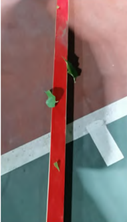
%> input picture 1.png, 127 x 222 px, shrunk from 190 x 331 before the run
$ octave test4_MAD.m   (GNU Octave 9; MATLAB toolbox functions it lacks are replaced by stand-ins)
%> lines starting %> are read from the running program, lines starting %| are printed output that depends on the picture; in (x1, y1, x2, y2) boxes, pixels count from 0 and x2, y2 are one past the last pixel; in counts of white or black regions, pixels touching at a corner belong together; the program's own positions count from 1; long printed decimals are rounded
% 读取图像并转换到HSV颜色空间
image_files = {'1.png', '2.png', '3.png', '4.png', '5.png'}; % 替换为你的图像文件名

% 初始化HSV初始阈值
initial_H_min1 = 0; initial_H_max1 = 0.04;
initial_H_min2 = 0.98; initial_H_max2 = 1;
initial_S_min = 0.65; initial_S_max = 0.95;

H_min1 = initial_H_min1; H_max1 = initial_H_max1;
H_min2 = initial_H_min2; H_max2 = initial_H_max2;
S_min = initial_S_min; S_max = initial_S_max;

% 标志变量，判断是否在上一张图像中检测到目标
target_detected = false;
% 统计连续未检测到目标的次数
no_target_count = 0;

for i = 1:length(image_files)
    % 读取图像并转换到HSV颜色空间
    img = imread(image_files{i});
%> img is the input picture: size 222x127x3 uint8; mean R, G, B 133.4, 113.4, 112
    hsv_img = rgb2hsv(img);
%> hsv_img: size 222x127x3 double; mean H, S, V 0.281, 0.341, 0.576

    % 利用当前阈值进行初步目标检测
    mask = ((hsv_img(:,:,1) >= H_min1 & hsv_img(:,:,1) <= H_max1) | ...
            (hsv_img(:,:,1) >= H_min2 & hsv_img(:,:,1) <= H_max2)) & ...
           (hsv_img(:,:,2) >= S_min & hsv_img(:,:,2) <= S_max);
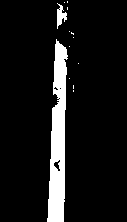
%> mask: size 222x127 logical; 9% white; 13 white regions (11 under 20 px), largest, box (x1, y1, x2, y2) and area: (47, 39, 68, 222) 2390, (57, 3, 67, 29) 135

    % [109 lines of commented-out code are left out]
    gray_img_HS = uint8(mask) * 255;
    figure;
    imshow(gray_img_HS);
    title(['图像 ', image_files{i}, ' 分割结果']);

    % 使用闭运算改善分割效果（可选）
    se = strel('disk', 5);
    gray_img_HS_dilated = imdilate(gray_img_HS, se);
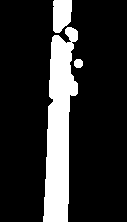
%> gray_img_HS_dilated: size 222x127 uint8; 17.5% white; 3 white regions, box (x1, y1, x2, y2) and area: (43, 27, 78, 222) 4333, (53, 0, 72, 33) 531, (74, 59, 83, 68) 69
    gray_img_HS_closed = imerode(gray_img_HS_dilated, se);
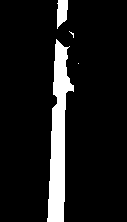
%> gray_img_HS_closed: size 222x127 uint8; 9.9% white; 4 white regions (2 under 20 px), largest, box (x1, y1, x2, y2) and area: (47, 39, 74, 222) 2548, (57, 0, 68, 29) 241
    figure;
    imshow(gray_img_HS_closed);
    title(['图像 ', image_files{i}, ' 闭运算处理后的分割结果']);


    % 参数设置
    n = 60;  % 沿x轴均匀选取的行数
    [rows, cols] = size(gray_img_HS_closed);  % 获取二值图像的尺寸
%> rows = 222; cols = 127
    x_indices = round(linspace(1, rows, n));  % 均匀选取的行索引
%> x_indices = 60 values from 1 to 222

    left_edge_points = [];  % 存储左边缘点集
    right_edge_points = []; % 存储右边缘点集

    % 步骤1：逐行提取边缘点
    for i = 1:length(x_indices)
        x = x_indices(i);
        row_data = gray_img_HS_closed(x, :);  % 提取当前行的像素数据
        transitions = diff([0, row_data > 0, 0]);  % 检测像素值的突变点
        start_points = find(transitions == 1);  % 边缘开始点
        end_points = find(transitions == -1) - 1;  % 边缘结束点

        if ~isempty(start_points) && ~isempty(end_points)
            % 提取左边缘点（最小y值）和右边缘点（最大y值）
            left_edge_points = [left_edge_points; x, start_points(1)];
            right_edge_points = [right_edge_points; x, end_points(end)];
        end
    end
%> this loop made 60 passes
%> (start_points, end_points, left_edge_points, right_edge_points) on passes 1 to 6: (59, 68, [1 59], [1 68]), (59, 68, [1 59; 5 59], [1 68; 5 68]), (59, 68, [1 59; 5 59; 8 59], [1 68; 5 68; 8 68]), (58, 67, [1 59; 5 59; 8 59; 12 58], [1 68; 5 68; 8 68; 12 67]), (58, 67, [1 59; 5 59; 8 59; 12 58; 16 58], [1 68; 5 68; 8 68; 12 67; 16 67]), (58, 67, [1 59; 5 59; 8 59; 12 58; 16 58; 20 58], [1 68; 5 68; 8 68; 12 67; 16 67; 20 67])
%> (start_points, end_points) on passes 7, 8, 10, 11, 12, 13: (58, 63), (58, 59), (73, 74), (74, 74), (57, 59), (56, 63)
%> after the loop, left_edge_points = 59 rows, first 12: [1 59; 5 59; 8 59; 12 58; 16 58; 20 58; 23 58; 27 58; 35 73; 38 74; 42 57; 46 56]; right_edge_points = 59 rows, first 12: [1 68; 5 68; 8 68; 12 67; 16 67; 20 67; 23 63; 27 59; 35 74; 38 74; 42 59; 46 63]

    % 检查是否足够的边缘点用于拟合
    if size(left_edge_points, 1) > 4 && size(right_edge_points, 1) > 4
        % 步骤2：分别对左边缘点集和右边缘点集拟合直线
        % 提取点集的x和y坐标
        x_left = left_edge_points(:, 1);
%> x_left = 59 values from 1 to 222
        y_left = left_edge_points(:, 2);
%> y_left = 59 values, max 74 at index 10, min 48 at index 59, mean 54.17
        x_right = right_edge_points(:, 1);
%> x_right = 59 values from 1 to 222
        y_right = right_edge_points(:, 2);
%> y_right = 59 values, max 74 at index 9, min 59 at index 8, mean 66

        % 剔除离群点
        %[x_left, y_left] = removeOutliers(x_left, y_left);
        %[x_right, y_right] = removeOutliers(x_right, y_right);

        % 使用最小二乘法进行直线拟合 (y = ax + b)
        [a_left, b_left] = MAD_fit(x_left, y_left);
%> in MAD_fit, `residuals = y - median(y);`: residuals = 59 values, max 21 at index 10, min -5 at index 59, mean 1.17
%> in MAD_fit, `MAD = median(abs(residuals));`: MAD = 3
%> in MAD_fit, `threshold = 2 * MAD;`: threshold = 6
%> in MAD_fit, `inliers = abs(residuals) <= threshold;`: inliers = 59 logical values, 57 true
%> in MAD_fit, `x_inliers = x(inliers);`: x_inliers = 57 values from 1 to 222
%> in MAD_fit, `y_inliers = y(inliers);`: y_inliers = 57 values, max 59 at index 1, min 48 at index 57, mean 53.49
%> in MAD_fit, `coeffs = polyfit(x_inliers, y_inliers, 1);`: coeffs = [-0.0466 58.88]
%> in MAD_fit, `a = coeffs(1);`: a = -0.0466
%> in MAD_fit, `b = coeffs(2);`: b = 58.88
%> a_left = -0.0466; b_left = 58.88
        [a_right, b_right] = MAD_fit(x_right, y_right);
%> a_right = -0.0103; b_right = 66.62

        % 显示拟合结果
        disp('左边缘直线拟合参数：');
        disp(['a_left = ', num2str(a_left), ', b_left = ', num2str(b_left)]);
%| a_left = -0.04663, b_left = 58.8788
        disp('右边缘直线拟合参数：');
        disp(['a_right = ', num2str(a_right), ', b_right = ', num2str(b_right)]);
%| a_right = -0.01035, b_right = 66.621

        % 可视化边缘点和拟合直线
        figure;
        imshow(gray_img_HS_closed); hold on;
        scatter(left_edge_points(:, 2), left_edge_points(:, 1), 'r', 'filled'); % 左边缘点
        scatter(right_edge_points(:, 2), right_edge_points(:, 1), 'g', 'filled'); % 右边缘点

        % 绘制拟合直线
        x_line = 1:rows;
%> x_line = 222 values from 1 to 222
        y_left_fit = a_left * x_line + b_left;
%> y_left_fit = 222 values, max 58.83 at index 1, min 48.53 at index 222, mean 53.68
        y_right_fit = a_right * x_line + b_right;
%> y_right_fit = 222 values, max 66.61 at index 1, min 64.32 at index 222, mean 65.47
        plot(y_left_fit, x_line, 'r', 'LineWidth', 2); % 左边缘拟合直线
        plot(y_right_fit, x_line, 'g', 'LineWidth', 2); % 右边缘拟合直线
        title('边缘点与拟合直线(MAD)');
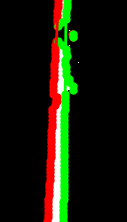
%> figure redrawn from the program's plot data; its title reads '边缘点与拟合直线(MAD)'
        hold off;
    else
        disp('提取的边缘点不足，无法进行直线拟合');
    end
end
%> pass 2 of the loop `for i = 1:length(image_files)`:
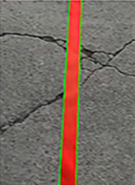
%> input picture 2.png, 135 x 185 px, shrunk from 201 x 276 before the run
%> img is the input picture: size 185x135x3 uint8; mean R, G, B 120.8, 107.3, 98.7
%> hsv_img: size 185x135x3 double; mean H, S, V 0.206, 0.148, 0.49
%> `mask = ((hsv_img(:,:,1) >= H_min1 & hsv_img(:,:,1) <= H_max1) | (hsv_i..`:
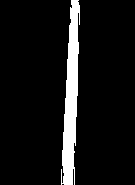
%> mask: size 185x135 logical; 8.2% white; 1 white region, box (x1, y1, x2, y2) and area: (61, 0, 80, 185) 2049
%> gray_img_HS_dilated: size 185x135 uint8; 14.6% white; 1 white region, box (x1, y1, x2, y2) and area: (57, 0, 84, 185) 3636
%> gray_img_HS_closed: size 185x135 uint8; 8.5% white; 1 white region, box (x1, y1, x2, y2) and area: (61, 0, 80, 185) 2116
%> the loop `for i = 1:length(x_indices)` made 60 passes
%> (start_points, end_points, left_edge_points, right_edge_points) on passes 1 to 5: (72, 79, [1 72], [1 79]), (72, 79, [1 72; 4 72], [1 79; 4 79]), (72, 80, [1 72; 4 72; 7 72], [1 79; 4 79; 7 80]), (71, 80, [1 72; 4 72; 7 72; 10 71], [1 79; 4 79; 7 80; 10 80]), (71, 80, [1 72; 4 72; 7 72; 10 71; 13 71], [1 79; 4 79; 7 80; 10 80; 13 80])
%> after the loop `for i = 1:length(x_indices)`: left_edge_points = 60 rows, first 12: [1 72; 4 72; 7 72; 10 71; 13 71; 17 71; 20 71; 23 71; 26 70; 29 70; 32 70; 35 70]; right_edge_points = 60 rows, first 12: [1 79; 4 79; 7 80; 10 80; 13 80; 17 80; 20 80; 23 80; 26 79; 29 78; 32 78; 35 78]
%> x_left = 60 values from 1 to 185
%> y_left = 60 values, max 72 at index 1, min 62 at index 56, mean 66.75
%> x_right = 60 values from 1 to 185
%> y_right = 60 values, max 80 at index 3, min 74 at index 50, mean 77.17
%> a_left = -0.0554; b_left = 71.9
%> a_right = -0.0271; b_right = 79.84
%| a_left = -0.05541, b_left = 71.9027
%| a_right = -0.0271, b_right = 79.8427
%> y_left_fit = 185 values, max 71.85 at index 1, min 61.65 at index 185, mean 66.75
%> y_right_fit = 185 values, max 79.82 at index 1, min 74.83 at index 185, mean 77.32
%> `title('边缘点与拟合直线(MAD)');`:
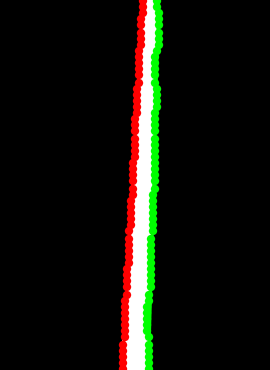
%> figure redrawn from the program's plot data; shown 2 times larger; its title reads '边缘点与拟合直线(MAD)'
%> pass 3 of the loop `for i = 1:length(image_files)`:
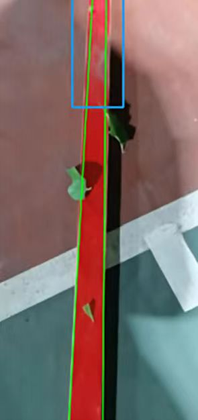
%> input picture 3.png, 198 x 420 px, shrunk from 295 x 626 before the run
%> img is the input picture: size 420x198x3 uint8; mean R, G, B 124.3, 107.1, 102.7
%> hsv_img: size 420x198x3 double; mean H, S, V 0.312, 0.375, 0.552
%> `mask = ((hsv_img(:,:,1) >= H_min1 & hsv_img(:,:,1) <= H_max1) | (hsv_i..`:
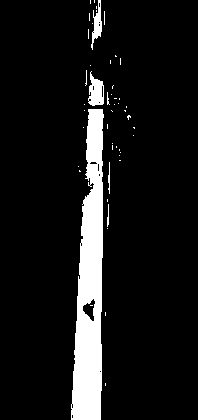
%> mask: size 420x198 logical; 9.1% white; 49 white regions (44 under 20 px), largest, box (x1, y1, x2, y2) and area: (71, 109, 104, 420) 6729, (88, 71, 104, 106) 360, (91, 0, 102, 50) 249, (108, 162, 110, 194) 42, (107, 204, 109, 227) 31
%> gray_img_HS_dilated: size 420x198 uint8; 16.4% white; 4 white regions, box (x1, y1, x2, y2) and area: (67, 61, 139, 420) 12088, (84, 0, 109, 54) 1026, (108, 139, 125, 165) 300, (106, 51, 125, 69) 261
%> gray_img_HS_closed: size 420x198 uint8; 10.8% white; 10 white regions (7 under 20 px), largest, box (x1, y1, x2, y2) and area: (71, 65, 120, 420) 8347, (88, 0, 105, 50) 524, (112, 143, 121, 161) 48
%> the loop `for i = 1:length(x_indices)` made 60 passes
%> (start_points, end_points, left_edge_points, right_edge_points) on passes 1 to 4: (91, 101, [1 91], [1 101]), (94, 101, [1 91; 8 94], [1 101; 8 101]), (90, 105, [1 91; 8 94; 15 90], [1 101; 8 101; 15 105]), (91, 105, [1 91; 8 94; 15 90; 22 91], [1 101; 8 101; 15 105; 22 105])
%> after the loop `for i = 1:length(x_indices)`: left_edge_points = 58 rows, first 12: [1 91; 8 94; 15 90; 22 91; 29 90; 37 89; 44 92; 65 121; 72 87; 79 87; 86 86; 93 90]; right_edge_points = 58 rows, first 12: [1 101; 8 101; 15 105; 22 105; 29 102; 37 101; 44 93; 65 121; 72 92; 79 95; 86 114; 93 112]
%> x_left = 58 values from 1 to 420
%> y_left = 58 values, max 121 at index 8, min 72 at index 56, mean 83.16
%> x_right = 58 values from 1 to 420
%> y_right = 58 values, max 135 at index 17, min 92 at index 9, mean 106.6
%> a_left = -0.0484; b_left = 93.05
%> a_right = -0.00255; b_right = 102.9
%| a_left = -0.04842, b_left = 93.0482
%| a_right = -0.002554, b_right = 102.9301
%> y_left_fit = 420 values, max 93 at index 1, min 72.71 at index 420, mean 82.86
%> y_right_fit = 420 values, max 102.9 at index 1, min 101.9 at index 420, mean 102.4
%> `title('边缘点与拟合直线(MAD)');`:
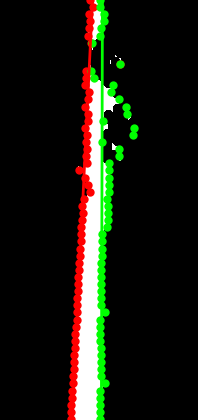
%> figure redrawn from the program's plot data; its title reads '边缘点与拟合直线(MAD)'
%> the loop made 5 passes; the first 3 are shown


% [101 lines of commented-out code are left out]
function [a, b] = MAD_fit(x, y)
    % 剔除离群点
    residuals = y - median(y);
    MAD = median(abs(residuals));
    threshold = 2 * MAD;
    inliers = abs(residuals) <= threshold;

    % 提取内点
    x_inliers = x(inliers);
    y_inliers = y(inliers);

    % 最小二乘法拟合
    if length(x_inliers) >= 2
        coeffs = polyfit(x_inliers, y_inliers, 1);
        a = coeffs(1);
        b = coeffs(2);
    else
        error('内点不足，无法进行拟合');
    end
end

% [14 lines of commented-out code are left out]
